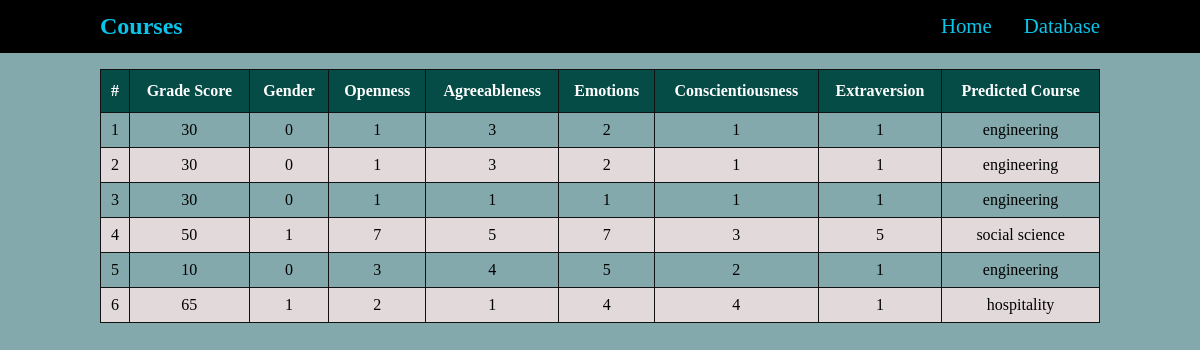
Page /database/?page=2 on the committed database.
### predictapp/models.py (models this page shows, shortened)
class Record(models.Model):
    gender = models.CharField(max_length=20)
    grade = models.IntegerField()
    openness = models.IntegerField()
    agreeableness = models.IntegerField()
    emotions = models.IntegerField()
    conscientiousness = models.IntegerField()
    extraversion = models.IntegerField()
    course = models.CharField(max_length=30)

### predictapp/views.py (the view)
# urls.py: path('database/', views.database, name='db'),
def database(request):
    records = Record.objects.all()
    paginator = Paginator(records, 5)
    page_number = request.GET.get('page')
    page_obj = paginator.get_page(page_number)
    return render(request, 'predictapp/db.html', {'records': records, 'page_obj': page_obj})

### predictapp/templates/predictapp/db.html (shortened to what this page needs)
{% extends 'predictapp/base.html' %}
{% load static %}
{% block content %}
<div class="container">
    {% if records %}
    <table class="table">
        <thead>
            <th>#</th>
            <th>Grade Score</th>
            <th>Gender</th>
            <th>Openness</th>
            <th>Agreeableness</th>
            <th>Emotions</th>
            <th>Conscientiousness</th>
            <th>Extraversion</th>
            <th>Predicted Course</th>
        </thead>
        <tbody>
            {% for record in records %}
            <tr>
                <td>{{record.pk}}</td>
                <td>{{record.grade}}</td>
                <td>{{record.gender}}</td>
                <td>{{record.openness}}</td>
                <td>{{record.agreeableness}}</td>
                <td>{{record.emotions}}</td>
                <td>{{record.conscientiousness}}</td>
                <td>{{record.extraversion}}</td>
                <td>{{record.course}}</td>
            </tr>
            {% endfor %}
        </tbody>
    </table>
    {% endif %}
</div>
{% endblock %}

### predictapp/static/predictapp/css/style.css (style rules this page uses)
* { margin: 0; padding: 0; box-sizing: border-box; }
.container { width: 90%; max-width: 1000px; margin: auto; }
body { background-color: #84a9ac; }

### predictapp/templates/predictapp/db.html (style rules this page uses)
table { border-collapse: collapse; width: 100%; margin: 1rem 0; text-align: center; }
table td, table th { border: 1px solid rgb(19, 18, 18); padding: 8px; }
table tr:nth-child(even) { background-color: #e2dada; }
table th { padding-top: 12px; padding-bottom: 12px; text-align: left; background-color: #054b46; color: white; text-align: center; }

### rows in the picture
Record: pk "1", grade "30", gender "0", openness "1", agreeableness "3", emotions "2", conscientiousness "1", extraversion "1", course "engineering"
Record: pk "2", grade "30", gender "0", openness "1", agreeableness "3", emotions "2", conscientiousness "1", extraversion "1", course "engineering"
Record: pk "3", grade "30", gender "0", openness "1", agreeableness "1", emotions "1", conscientiousness "1", extraversion "1", course "engineering"
Record: pk "4", grade "50", gender "1", openness "7", agreeableness "5", emotions "7", conscientiousness "3", extraversion "5", course "social science"
Record: pk "5", grade "10", gender "0", openness "3", agreeableness "4", emotions "5", conscientiousness "2", extraversion "1", course "engineering"
Record: pk "6", grade "65", gender "1", openness "2", agreeableness "1", emotions "4", conscientiousness "4", extraversion "1", course "hospitality"
